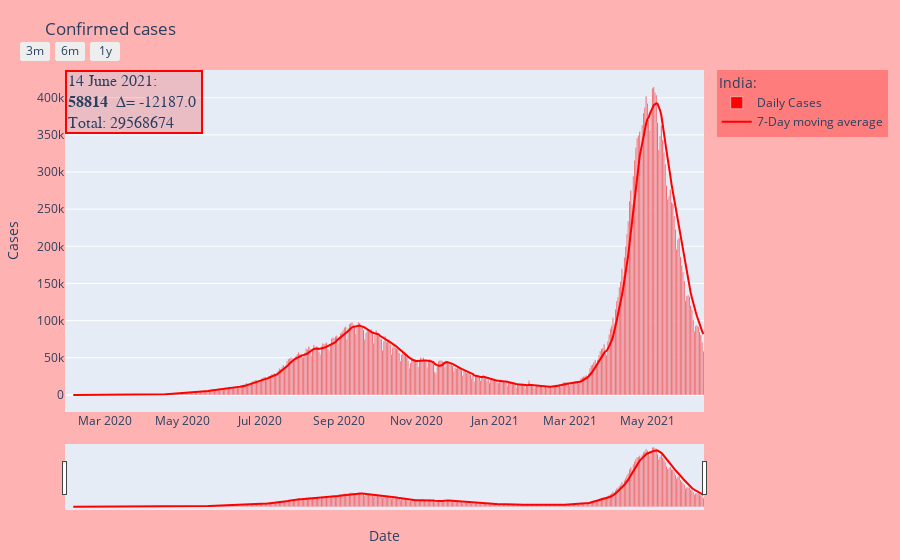
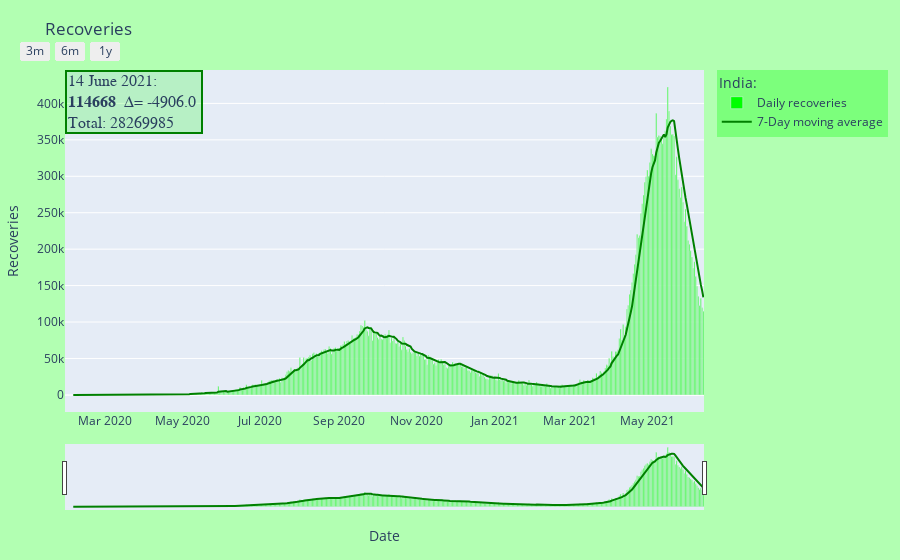
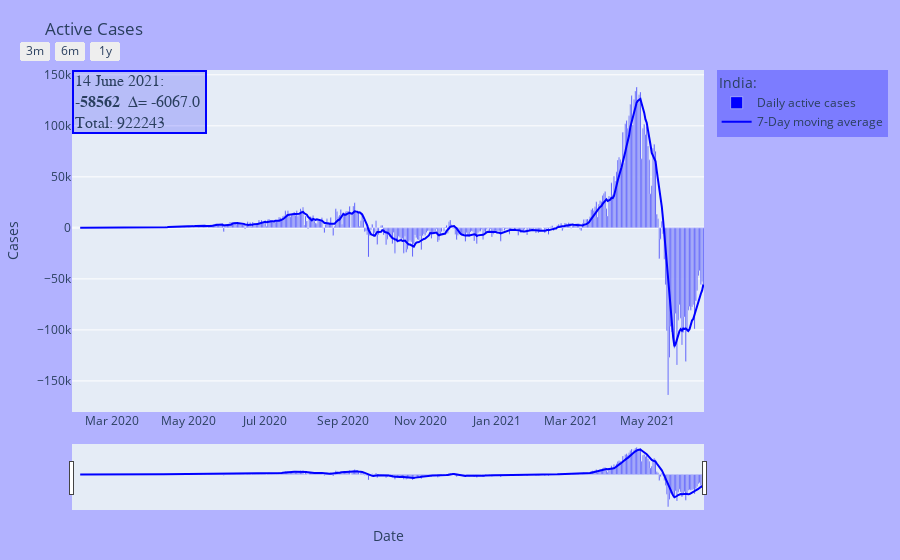
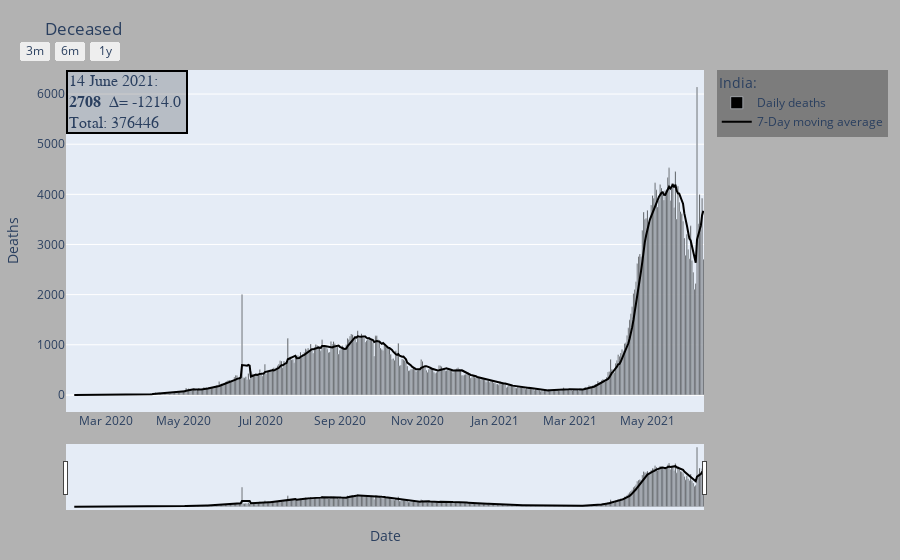

Notebook code cell kept with these figures, in order:
### Markdown cell above
__Visualiztion of data__

### Code cell
#Confirmed Cases
confirmed = go.Figure(data=[go.Bar(x=D,y=X,    #Trace 1
                                   name="Daily Cases",
                                   marker = dict(color = 'rgba(255, 0, 0,1)'),
                                   text="Peak: {}, Average: {}".format(X.max(),round(X.mean()),2)),
                            go.Scatter(x=D, y=CMA,
                                   mode='lines',
                                   name="7-Day moving average",
                                   line_color="red")]
                     )
confirmed.add_annotation(text="{}:<br><b>{}</b>  ∆= {} <br>Total: {}"
                         .format(DF[len(DF)-1],X[len(X)-1],delC[len(delC)-1],TC[len(TC)-1]),
                         bgcolor='rgba(255, 0, 0,0.2)',
                         font=dict(size=16,family="orbitron"),
                         borderwidth=2,
                         bordercolor="red",
                         x=0, 
                         xanchor="left",
                         xref="paper",
                         y=1,
                         yanchor="top",
                         yref="paper",
                         showarrow=False,
                         align="left" 
                  )
confirmed.update_layout(
    margin=dict(l=20,r=20,b=50,t=70),
    title="Confirmed cases",
    xaxis_title="Date",
    yaxis_title="Cases",
    legend_title="India: ",
    paper_bgcolor='rgba(255, 0, 0,0.3)',
    xaxis=dict(
        rangeselector=dict(
            buttons=list([dict(count=3,step="month",stepmode="backward"),
                          dict(count=6,step="month",stepmode="backward"),
                          dict(count=1,step="year",stepmode="backward")])
        ),
        rangeslider=dict(visible=True),
    )
)

#Recovered Cases
recovered = go.Figure(data=[go.Bar(x=D,y=Y,    #Trace 1
                                   name="Daily recoveries",
                                   marker = dict(color = 'rgba(0, 255, 0,1)'),
                                   text="Peak: {}, Average: {}".format(Y.max(),round(Y.mean()),2)),
                            go.Scatter(x=D, y=RMA,
                                   mode='lines',
                                   name="7-Day moving average",
                                   line_color="green")]
                     )

recovered.add_annotation(text="{}:<br><b>{}</b>  ∆= {} <br>Total: {}"
                         .format(DF[len(DF)-1],Y[len(Y)-1],delR[len(delR)-1],TR[len(TR)-1]),
                         bgcolor='rgba(0, 255, 0,0.2)',
                         font=dict(size=16,family="orbitron"),
                         borderwidth=2,
                         bordercolor="green",
                         x=0, 
                         xanchor="left",
                         xref="paper",
                         y=1,
                         yanchor="top",
                         yref="paper",
                         showarrow=False,
                         align="left"
                        )
recovered.update_layout(
    margin=dict(l=20,r=20,b=50,t=70),
    title="Recoveries",
    xaxis_title="Date",
    yaxis_title="Recoveries",
    legend_title="India: ",
    paper_bgcolor='rgba(0, 255, 0,0.3)',
    xaxis=dict(
        rangeselector=dict(
            buttons=list([dict(count=3,step="month",stepmode="backward"),
                          dict(count=6,step="month",stepmode="backward"),
                          dict(count=1,step="year",stepmode="backward")])
        ),
        rangeslider=dict(visible=True),
    )
)

#Active Cases
active = go.Figure(data=[go.Bar(x=D,y=DAC,    #Trace 1
                                   name="Daily active cases",
                                   marker = dict(color = 'rgba(0, 0, 255,1)'),
                                   text="Peak: {}, Average: {}".format(DAC.max(),round(DAC.mean()),2)),
                            go.Scatter(x=D, y=AMA,
                                   mode='lines',
                                   name="7-Day moving average",
                                   line_color="blue")]
                     )
active.add_annotation(text="{}:<br><b>{}</b>  ∆= {} <br>Total: {}"
                      .format(DF[len(DF)-1],Atoday,delA[len(delA)-1],TA[len(TA)-1]),
                         bgcolor='rgba(0, 0, 255,0.2)',
                         font=dict(size=16,family="orbitron"),
                         borderwidth=2,
                         bordercolor="blue",
                         x=0, 
                         xanchor="left",
                         xref="paper",
                         y=1,
                         yanchor="top",
                         yref="paper",
                         showarrow=False,
                         align="left"
                        )
active.update_layout(
    margin=dict(l=20,r=20,b=50,t=70),
    title="Active Cases",
    xaxis_title="Date",
    yaxis_title="Cases",
    legend_title="India: ",
    paper_bgcolor='rgba(0, 0, 255,0.3)',
    xaxis=dict(
        rangeselector=dict(
            buttons=list([dict(count=3,step="month",stepmode="backward"),
                          dict(count=6,step="month",stepmode="backward"),
                          dict(count=1,step="year",stepmode="backward")])
        ),
        rangeslider=dict(visible=True),
    )
)

#Deaths 
deaths = go.Figure(data=[go.Bar(x=D,y=Z,    #Trace 1
                                   name="Daily deaths",
                                   marker = dict(color = 'rgba(0, 0, 0,1)'),
                                   text="Peak: {}, Average: {}".format(Z.max(),round(Z.mean()),2)),
                            go.Scatter(x=D, y=DMA,
                                   mode='lines',
                                   name="7-Day moving average",
                                   line_color="black")]
                     )
deaths.add_annotation(text="{}:<br><b>{}</b>  ∆= {} <br>Total: {}"
                      .format(DF[len(DF)-1],Z[len(Z)-1],delD[len(delD)-1],TD[len(TD)-1]),
                         bgcolor='rgba(0, 0, 0,0.2)',
                         font=dict(size=16,family="orbitron"),
                         borderwidth=2,
                         bordercolor="black",
                         x=0, 
                         xanchor="left",
                         xref="paper",
                         y=1,
                         yanchor="top",
                         yref="paper",
                         showarrow=False,
                         align="left"
                        )
deaths.update_layout(
    margin=dict(l=20,r=20,b=50,t=70),
    title="Deceased",
    xaxis_title="Date",
    yaxis_title="Deaths",
    legend_title="India: ",
    paper_bgcolor='rgba(0, 0, 0,0.3)',
    xaxis=dict(
        rangeselector=dict(
            buttons=list([dict(count=3,step="month",stepmode="backward"),
                          dict(count=6,step="month",stepmode="backward"),
                          dict(count=1,step="year",stepmode="backward")])
        ),
        rangeslider=dict(visible=True),
    )
)
#Rates
rates = go.Figure(make_subplots(rows=3, cols=2,
                      specs=[[{}, {}],[{"colspan": 2}, None],[{"colspan":2},None]],
                      subplot_titles=("Active Rate", "Recovery Rate","Death Rate","Growth Rate"))
                 )

rates.add_trace(
    go.Scatter(x=D,y=AR,
               mode="lines",
               name="Active rate",
               marker = dict(color = 'rgba(0, 0, 255,1)'),
               text="Maximum: {}%, Average: {}%".format(round(AR.max(),2),round(AR.mean()),2)),
    row=1,col=1
)
rates.add_trace(
    go.Scatter(x=D,y=rr,
               mode="lines",
               name="Recovery rate",
               marker = dict(color = 'rgba(0, 255, 0,1)'),
               text="Maximum: {}%, Average: {}%".format(round(rr.max(),2),round(rr.mean()),2)),
    row=1,col=2
)
rates.add_trace(
    go.Scatter(x=D,y=dr,
               mode="lines",
               name="Death rate",
               marker = dict(color = 'rgba(0, 0, 0,1)'),
               text="Maximum: {}%, Average: {}%".format(round(dr.max(),2),round(dr.mean()),2)),
    row=2,col=1
)
rates.add_trace(
    go.Scatter(x=D[70:],y=gr[70:],
               mode="lines",
               name="Cases growth rate",
               marker = dict(color = 'rgba(255, 0, 0,1)'),
               text="Maximum: {}%, Average: {}%".format(round(gr[70:].max(),2),round(gr[70:].mean()),2)),
    row=3,col=1
)
rates.update_xaxes(title_text="Date", row=1, col=1)
rates.update_xaxes(title_text="Date", row=1, col=2)
rates.update_yaxes(title_text="Rate", row=1, col=1)
rates.update_yaxes(title_text="Rate", row=1, col=2)
rates.update_xaxes(title_text="Date", row=2, col=1)
rates.update_yaxes(title_text="Rate", row=2, col=1)
rates.update_xaxes(title_text="Date", row=3, col=1)
rates.update_yaxes(title_text="Rate", row=3, col=1)

rates.update_layout(
    title_text="Statistical Rates",
    legend_title="India: ",
    paper_bgcolor='grey',
    margin=dict(l=20,r=20,b=50,t=70),
    height=600
)

#Testing
testing = go.Figure(data=[go.Bar(x=Tdate,y=T,    #Trace 1
                                   name="Daily Testing",
                                   marker = dict(color = 'rgba(128, 0, 128,1)'),
                                   text="Peak: {}, Average: {}".format(T.max(),round(T.mean()),2)),
                            go.Scatter(x=testingAndVaccinating.index, y=TMA,
                                   mode='lines',
                                   name="7-Day moving average",
                                   line_color="purple")]
                     )
testing.add_annotation(text="{}:<br><b>{}</b>  ∆= {} <br>Total: {}"
                       .format(Tdate[len(Tdate)-1],T[len(T)-1],delT[len(delT)-1],TOTT[len(TOTT)-1]),
                         bgcolor='rgba(128, 0, 128,0.2)',
                         font=dict(size=16,family="orbitron"),
                         borderwidth=2,
                         bordercolor="purple",
                         x=0, 
                         xanchor="left",
                         xref="paper",
                         y=1,
                         yanchor="top",
                         yref="paper",
                         showarrow=False,
                         align="left" 
                  )
testing.update_layout(
    margin=dict(l=20,r=20,b=50,t=70),
    title="Testing Data",
    xaxis_title="Date",
    yaxis_title="Tests",
    legend_title="India: ",
    paper_bgcolor='rgba(128, 0, 128,0.3)',
    xaxis=dict(
        rangeselector=dict(
            buttons=list([dict(count=3,step="month",stepmode="backward"),
                          dict(count=6,step="month",stepmode="backward"),
                          dict(count=1,step="year",stepmode="backward")])
        ),
        rangeslider=dict(visible=True),
    )
)

confirmed.show()
recovered.show()
active.show()
deaths.show()
testing.show()
rates.show()

### Figure 1 — Plotly figure (JSON) as saved in the notebook; plotly's stock layout.template omitted (floating-point values rounded to 4 significant figures; data arrays with more than 128 entries replaced by an {"elided": "..."} marker saying what was removed)
{"data": [{"marker": {"color": "rgba(255, 0, 0,1)"}, "name": "Daily Cases", "text": "Peak: 414280, Average: 58902", "type": "bar", "x": {"elided": "502 str values"}, "y": {"elided": "502 int values"}}, {"line": {"color": "red"}, "mode": "lines", "name": "7-Day moving average", "type": "scatter", "x": {"elided": "502 str values"}, "y": {"elided": "502 float values"}}], "layout": {"annotations": [{"align": "left", "bgcolor": "rgba(255, 0, 0,0.2)", "bordercolor": "red", "borderwidth": 2, "font": {"family": "orbitron", "size": 16}, "showarrow": false, "text": "14 June 2021:<br><b>58814</b>  ∆= -12187.0 <br>Total: 29568674", "x": 0, "xanchor": "left", "xref": "paper", "y": 1, "yanchor": "top", "yref": "paper"}], "autosize": true, "legend": {"title": {"text": "India: "}}, "margin": {"b": 50, "l": 20, "r": 20, "t": 70}, "paper_bgcolor": "rgba(255, 0, 0,0.3)", "title": {"text": "Confirmed cases"}, "xaxis": {"autorange": true, "range": ["2020-01-29 12:00", "2021-06-14 12:00"], "rangeselector": {"buttons": [{"count": 3, "step": "month", "stepmode": "backward"}, {"count": 6, "step": "month", "stepmode": "backward"}, {"count": 1, "step": "year", "stepmode": "backward"}]}, "rangeslider": {"autorange": true, "range": ["2020-01-29 12:00", "2021-06-14 12:00"], "visible": true, "yaxis": {"_template": null, "rangemode": "match"}}, "title": {"text": "Date"}, "type": "date"}, "yaxis": {"autorange": true, "range": [-23020.0, 437300.0], "title": {"text": "Cases"}, "type": "linear"}}}

### Figure 2 — Plotly figure (JSON) as saved in the notebook; plotly's stock layout.template omitted (floating-point values rounded to 4 significant figures; data arrays with more than 128 entries replaced by an {"elided": "..."} marker saying what was removed)
{"data": [{"marker": {"color": "rgba(0, 255, 0,1)"}, "name": "Daily recoveries", "text": "Peak: 422391, Average: 56315", "type": "bar", "x": {"elided": "502 str values"}, "y": {"elided": "502 int values"}}, {"line": {"color": "green"}, "mode": "lines", "name": "7-Day moving average", "type": "scatter", "x": {"elided": "502 str values"}, "y": {"elided": "502 float values"}}], "layout": {"annotations": [{"align": "left", "bgcolor": "rgba(0, 255, 0,0.2)", "bordercolor": "green", "borderwidth": 2, "font": {"family": "orbitron", "size": 16}, "showarrow": false, "text": "14 June 2021:<br><b>114668</b>  ∆= -4906.0 <br>Total: 28269985", "x": 0, "xanchor": "left", "xref": "paper", "y": 1, "yanchor": "top", "yref": "paper"}], "autosize": true, "legend": {"title": {"text": "India: "}}, "margin": {"b": 50, "l": 20, "r": 20, "t": 70}, "paper_bgcolor": "rgba(0, 255, 0,0.3)", "title": {"text": "Recoveries"}, "xaxis": {"autorange": true, "range": ["2020-01-29 12:00", "2021-06-14 12:00"], "rangeselector": {"buttons": [{"count": 3, "step": "month", "stepmode": "backward"}, {"count": 6, "step": "month", "stepmode": "backward"}, {"count": 1, "step": "year", "stepmode": "backward"}]}, "rangeslider": {"autorange": true, "range": ["2020-01-29 12:00", "2021-06-14 12:00"], "visible": true, "yaxis": {"_template": null, "rangemode": "match"}}, "title": {"text": "Date"}, "type": "date"}, "yaxis": {"autorange": true, "range": [-23470.0, 445900.0], "title": {"text": "Recoveries"}, "type": "linear"}}}

### Figure 3 — Plotly figure (JSON) as saved in the notebook; plotly's stock layout.template omitted (floating-point values rounded to 4 significant figures; data arrays with more than 128 entries replaced by an {"elided": "..."} marker saying what was removed)
{"data": [{"marker": {"color": "rgba(0, 0, 255,1)"}, "name": "Daily active cases", "text": "Peak: 137957, Average: 1837", "type": "bar", "x": {"elided": "502 str values"}, "y": {"elided": "502 int values"}}, {"line": {"color": "blue"}, "mode": "lines", "name": "7-Day moving average", "type": "scatter", "x": {"elided": "502 str values"}, "y": {"elided": "502 float values"}}], "layout": {"annotations": [{"align": "left", "bgcolor": "rgba(0, 0, 255,0.2)", "bordercolor": "blue", "borderwidth": 2, "font": {"family": "orbitron", "size": 16}, "showarrow": false, "text": "14 June 2021:<br><b>-58562</b>  ∆= -6067.0 <br>Total: 922243", "x": 0, "xanchor": "left", "xref": "paper", "y": 1, "yanchor": "top", "yref": "paper"}], "autosize": true, "legend": {"title": {"text": "India: "}}, "margin": {"b": 50, "l": 20, "r": 20, "t": 70}, "paper_bgcolor": "rgba(0, 0, 255,0.3)", "title": {"text": "Active Cases"}, "xaxis": {"autorange": true, "range": ["2020-01-29 12:00", "2021-06-14 12:00"], "rangeselector": {"buttons": [{"count": 3, "step": "month", "stepmode": "backward"}, {"count": 6, "step": "month", "stepmode": "backward"}, {"count": 1, "step": "year", "stepmode": "backward"}]}, "rangeslider": {"autorange": true, "range": ["2020-01-29 12:00", "2021-06-14 12:00"], "visible": true, "yaxis": {"_template": null, "rangemode": "match"}}, "title": {"text": "Date"}, "type": "date"}, "yaxis": {"autorange": true, "range": [-180500.0, 154700.0], "title": {"text": "Cases"}, "type": "linear"}}}

### Figure 4 — Plotly figure (JSON) as saved in the notebook; plotly's stock layout.template omitted (floating-point values rounded to 4 significant figures; data arrays with more than 128 entries replaced by an {"elided": "..."} marker saying what was removed)
{"data": [{"marker": {"color": "rgba(0, 0, 0, 1)"}, "name": "Daily deaths", "text": "Peak: 6139, Average: 750", "type": "bar", "x": {"elided": "502 str values"}, "y": {"elided": "502 int values"}}, {"line": {"color": "black"}, "mode": "lines", "name": "7-Day moving average", "type": "scatter", "x": {"elided": "502 str values"}, "y": {"elided": "502 float values"}}], "layout": {"annotations": [{"align": "left", "bgcolor": "rgba(0, 0, 0, 0.2)", "bordercolor": "black", "borderwidth": 2, "font": {"family": "orbitron", "size": 16}, "showarrow": false, "text": "14 June 2021:<br><b>2708</b>  ∆= -1214.0 <br>Total: 376446", "x": 0, "xanchor": "left", "xref": "paper", "y": 1, "yanchor": "top", "yref": "paper"}], "autosize": true, "legend": {"title": {"text": "India: "}}, "margin": {"b": 50, "l": 20, "r": 20, "t": 70}, "paper_bgcolor": "rgba(0, 0, 0, 0.3)", "title": {"text": "Deceased"}, "xaxis": {"autorange": true, "range": ["2020-01-29 12:00", "2021-06-14 12:00"], "rangeselector": {"buttons": [{"count": 3, "step": "month", "stepmode": "backward"}, {"count": 6, "step": "month", "stepmode": "backward"}, {"count": 1, "step": "year", "stepmode": "backward"}]}, "rangeslider": {"autorange": true, "range": ["2020-01-29 12:00", "2021-06-14 12:00"], "visible": true, "yaxis": {"_template": null, "rangemode": "match"}}, "title": {"text": "Date"}, "type": "date"}, "yaxis": {"autorange": true, "range": [-341.1, 6480.0], "title": {"text": "Deaths"}, "type": "linear"}}}
